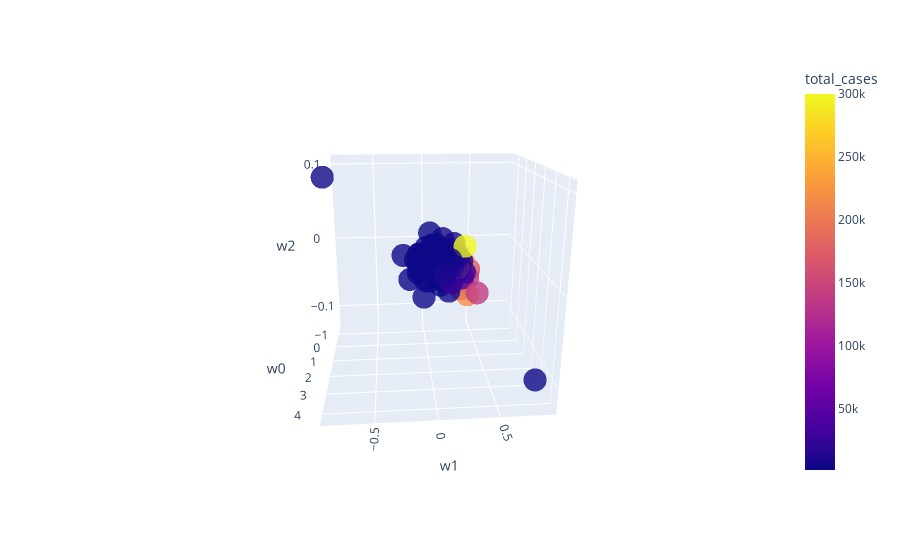

Write notebook code for a chart like this one.
### Code cell
fig = plotly.express.scatter_3d(df, x='w0', y='w1', z='w2', hover_name='iso_code',
                    color='total_cases', range_color=[1000, 300000], opacity=.8)
fig.show()

### Figure 1 — Plotly figure (JSON) as saved in the notebook; plotly's stock layout.template omitted (floating-point values rounded to 4 significant figures; data arrays with more than 128 entries replaced by an {"elided": "..."} marker saying what was removed)
{"data": [{"hoverlabel": {"namelength": 0}, "hovertemplate": "<b>%{hovertext}</b><br><br>w0=%{x}<br>w1=%{y}<br>w2=%{z}<br>total_cases=%{marker.color}", "hovertext": {"elided": "158 str values"}, "legendgroup": "", "marker": {"color": {"elided": "158 int values"}, "coloraxis": "coloraxis", "opacity": 0.8, "symbol": "circle"}, "mode": "markers", "name": "", "scene": "scene", "showlegend": false, "type": "scatter3d", "x": {"elided": "158 float values"}, "y": {"elided": "158 float values"}, "z": {"elided": "158 float values"}}], "layout": {"autosize": true, "coloraxis": {"cmax": 300000, "cmin": 1000, "colorbar": {"title": {"text": "total_cases"}}, "colorscale": [[0, "#0d0887"], [0.1111, "#46039f"], [0.2222, "#7201a8"], [0.3333, "#9c179e"], [0.4444, "#bd3786"], [0.5556, "#d8576b"], [0.6667, "#ed7953"], [0.7778, "#fb9f3a"], [0.8889, "#fdca26"], [1, "#f0f921"]]}, "legend": {"tracegroupgap": 0}, "margin": {"t": 60}, "scene": {"aspectmode": "auto", "aspectratio": {"x": 1, "y": 1, "z": 1}, "camera": {"center": {"x": 0, "y": 0, "z": 0}, "eye": {"x": 2.314, "y": -0.1884, "z": 0.7778}, "projection": {"type": "perspective"}, "up": {"x": 0, "y": 0, "z": 1}}, "domain": {"x": [0, 1], "y": [0, 1]}, "xaxis": {"title": {"text": "w0"}, "type": "linear"}, "yaxis": {"title": {"text": "w1"}, "type": "linear"}, "zaxis": {"title": {"text": "w2"}, "type": "linear"}}}}
